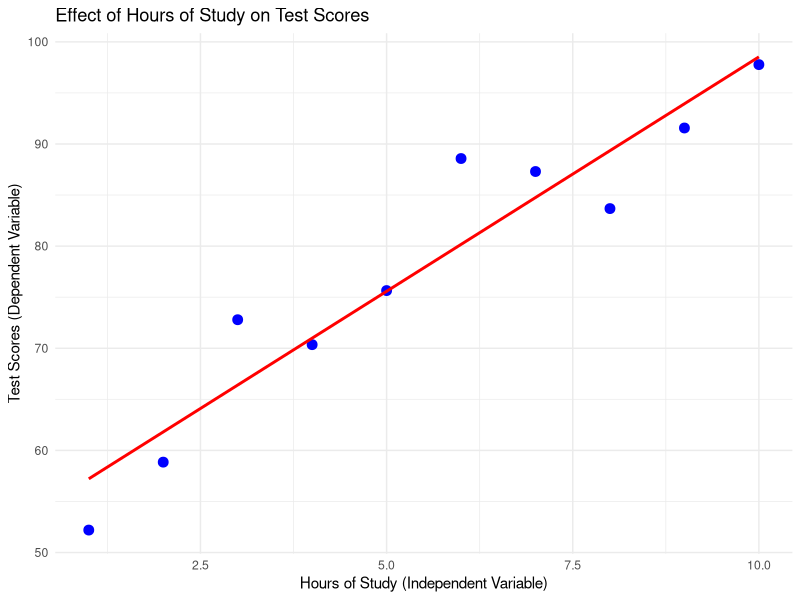
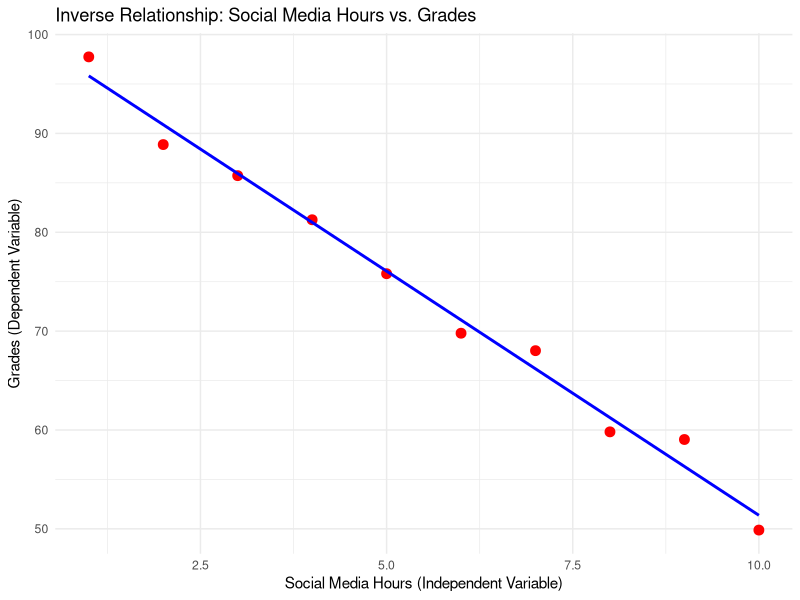
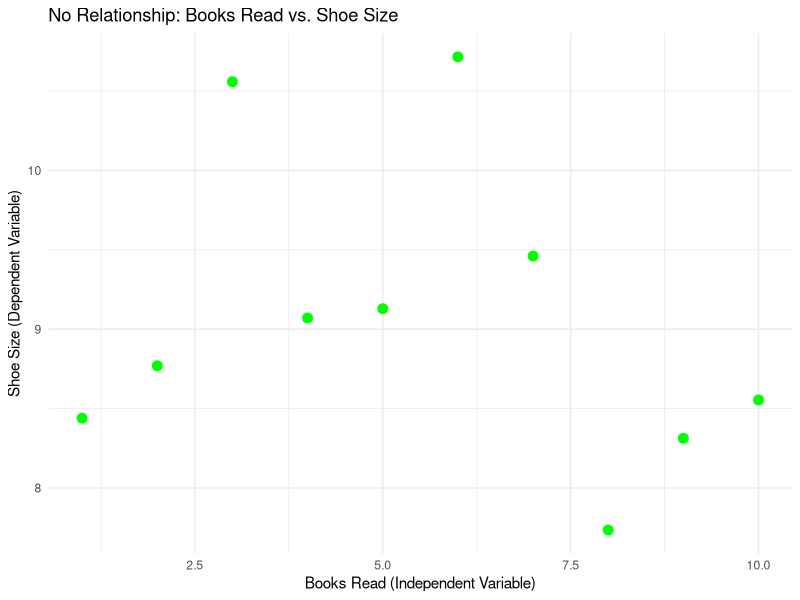
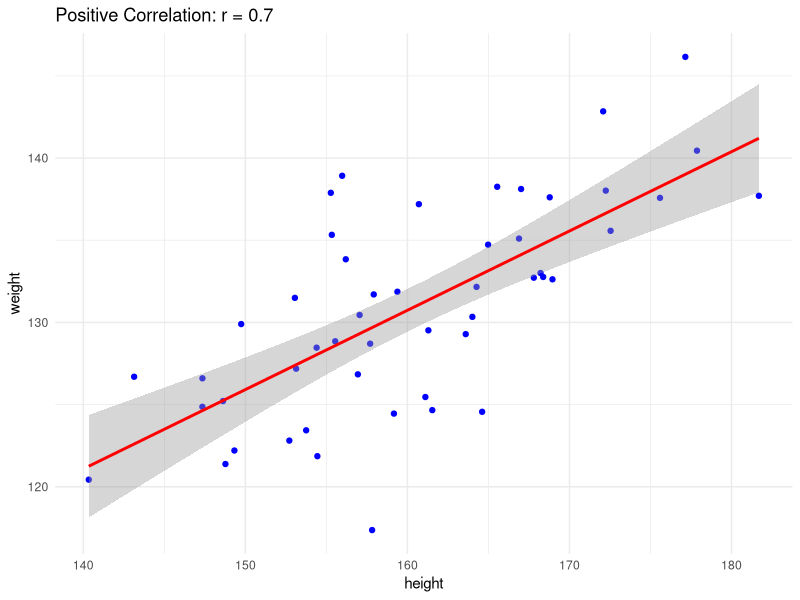
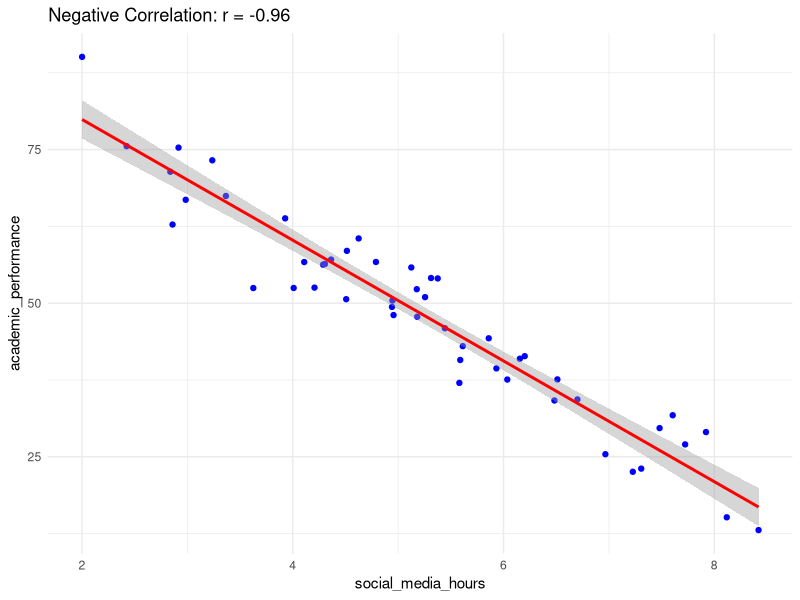
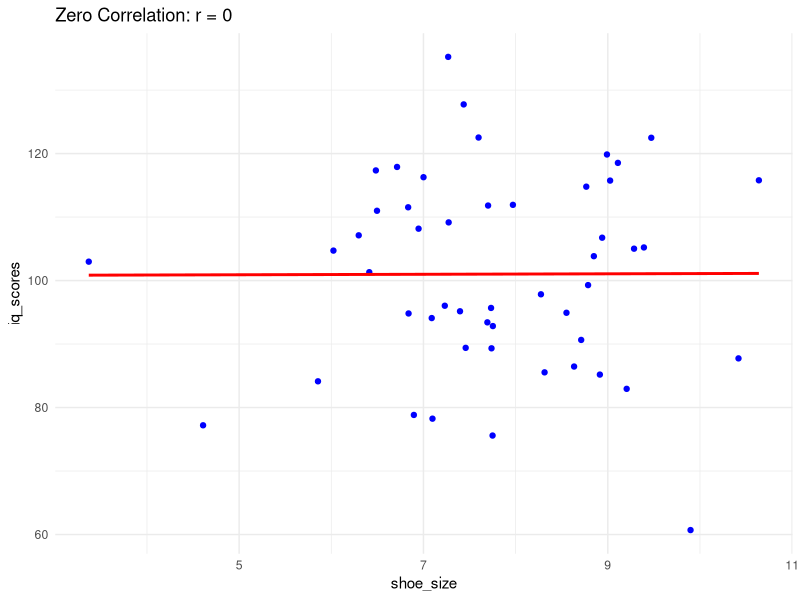
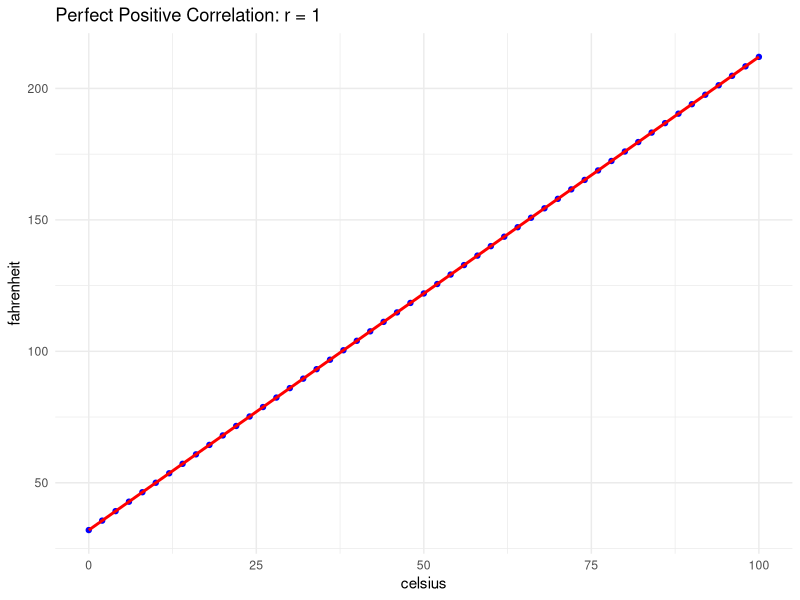
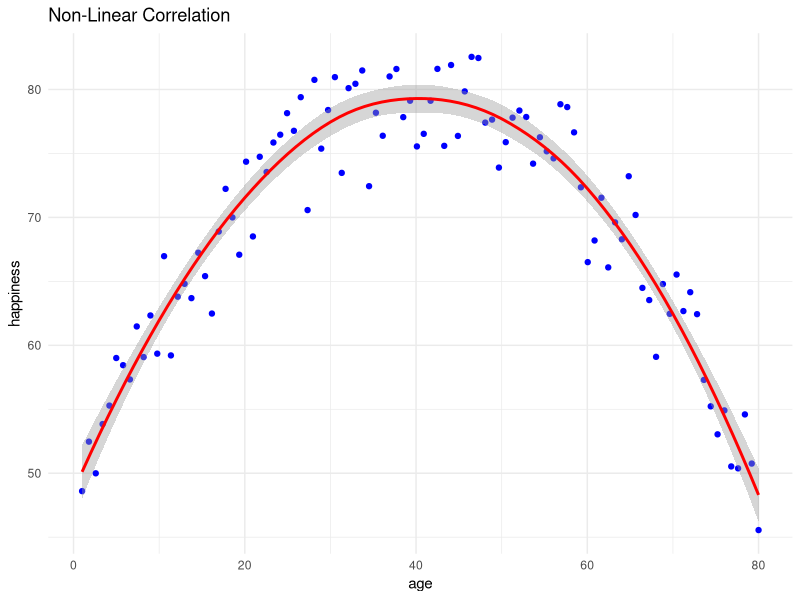

Source code (R) for these figures, in order:
## ---- chunk 1
# Simulate data
set.seed(123)
hours_of_study <- c(1, 2, 3, 4, 5, 6, 7, 8, 9, 10) # Independent Variable
test_scores <- 50 + 5 * hours_of_study + rnorm(10, mean = 0, sd = 5) # Dependent Variable

# Combine into a data frame
data <- data.frame(Hours = hours_of_study, Scores = test_scores)

# Visualize the relationship
library(ggplot2)

ggplot(data, aes(x = Hours, y = Scores)) +
  geom_point(color = "blue", size = 3) +
  geom_smooth(method = "lm", se = FALSE, color = "red") +
  labs(
    title = "Effect of Hours of Study on Test Scores",
    x = "Hours of Study (Independent Variable)",
    y = "Test Scores (Dependent Variable)"
  ) +
  theme_minimal()

## ---- chunk 2
# Simulate data
set.seed(42)
social_media_hours <- seq(1, 10, by = 1)  # Independent Variable
grades <- 100 - 5 * social_media_hours + rnorm(10, mean = 0, sd = 2)  # Dependent Variable

# Combine into a data frame
inverse_data <- data.frame(SocialMediaHours = social_media_hours, Grades = grades)

# Visualize the inverse relationship
library(ggplot2)

ggplot(inverse_data, aes(x = SocialMediaHours, y = Grades)) +
  geom_point(color = "red", size = 3) +
  geom_smooth(method = "lm", se = FALSE, color = "blue") +
  labs(
    title = "Inverse Relationship: Social Media Hours vs. Grades",
    x = "Social Media Hours (Independent Variable)",
    y = "Grades (Dependent Variable)"
  ) +
  theme_minimal()

## ---- chunk 3
# Simulate data
set.seed(123)
books_read <- seq(1, 10, by = 1)  # Independent Variable
shoe_size <- rnorm(10, mean = 9, sd = 1)  # Random data with no relation to books_read

# Combine into a data frame
no_relation_data <- data.frame(BooksRead = books_read, ShoeSize = shoe_size)

# Visualize the no-relation scenario
ggplot(no_relation_data, aes(x = BooksRead, y = ShoeSize)) +
  geom_point(color = "green", size = 3) +
  labs(
    title = "No Relationship: Books Read vs. Shoe Size",
    x = "Books Read (Independent Variable)",
    y = "Shoe Size (Dependent Variable)"
  ) +
  theme_minimal()

## ---- chunk 4
# Simulated data: Test scores of students
set.seed(123)
test_scores <- rnorm(30, mean = 72, sd = 5)

# Perform a one-sample t-test
t_test_result <- t.test(test_scores, mu = 70)

# Print the result
print(t_test_result)

## ---- chunk 5
# Simulated data
set.seed(456)
group_A <- rnorm(30, mean = 75, sd = 5)  # Tutored group
group_B <- rnorm(30, mean = 70, sd = 5)  # Non-tutored group

# Perform a two-sample t-test
two_sample_test <- t.test(group_A, group_B, alternative = "two.sided")

# Print the result
print(two_sample_test)

## ---- chunk 6
# Simulated data
gender <- c("Male", "Male", "Female", "Female", "Male", "Female", "Male", "Female")
beverage <- c("Tea", "Coffee", "Tea", "Coffee", "Coffee", "Tea", "Coffee", "Tea")

# Create a contingency table
table_data <- table(gender, beverage)

# Perform a chi-square test
chi_sq_test <- chisq.test(table_data)

# Print the result
print(chi_sq_test)

## ---- chunk 7
# Simulated data
set.seed(789)
fertilizer <- factor(rep(c("Fert1", "Fert2", "Fert3"), each = 10))
yield <- c(rnorm(10, mean = 50, sd = 5), rnorm(10, mean = 55, sd = 5), rnorm(10, mean = 60, sd = 5))

# Perform ANOVA
anova_result <- aov(yield ~ fertilizer)
summary(anova_result)

## ---- chunk 8
# Simulated data
set.seed(101)
hours_studied <- rnorm(50, mean = 5, sd = 2)
test_scores <- hours_studied * 10 + rnorm(50, mean = 50, sd = 10)

# Perform correlation test
cor_test <- cor.test(hours_studied, test_scores)

# Print the result
print(cor_test)

## ---- chunk 9
# Simulated data
set.seed(123)
height <- rnorm(50, mean = 160, sd = 10)  # Heights in cm
weight <- height * 0.5 + rnorm(50, mean = 50, sd = 5)  # Weights in kg

# Calculate correlation
correlation_positive <- cor(height, weight)

# Visualization
library(ggplot2)
ggplot(data.frame(height, weight), aes(x = height, y = weight)) +
  geom_point(color = "blue") +
  geom_smooth(method = "lm", color = "red") +
  ggtitle(paste("Positive Correlation: r =", round(correlation_positive, 2))) +
  theme_minimal()

## ---- chunk 10
# Simulated data
set.seed(456)
social_media_hours <- rnorm(50, mean = 5, sd = 1.5)
academic_performance <- 100 - (social_media_hours * 10) + rnorm(50, mean = 0, sd = 5)

# Calculate correlation
correlation_negative <- cor(social_media_hours, academic_performance)

# Visualization
ggplot(data.frame(social_media_hours, academic_performance), aes(x = social_media_hours, y = academic_performance)) +
  geom_point(color = "blue") +
  geom_smooth(method = "lm", color = "red") +
  ggtitle(paste("Negative Correlation: r =", round(correlation_negative, 2))) +
  theme_minimal()

## ---- chunk 11
# Simulated data
set.seed(789)
shoe_size <- rnorm(50, mean = 8, sd = 1.5)
iq_scores <- rnorm(50, mean = 100, sd = 15)

# Calculate correlation
correlation_zero <- cor(shoe_size, iq_scores)

# Visualization
ggplot(data.frame(shoe_size, iq_scores), aes(x = shoe_size, y = iq_scores)) +
  geom_point(color = "blue") +
  geom_smooth(method = "lm", color = "red", se = FALSE) +
  ggtitle(paste("Zero Correlation: r =", round(correlation_zero, 2))) +
  theme_minimal()

## ---- chunk 12
# Simulated data
celsius <- seq(0, 100, by = 2)
fahrenheit <- celsius * 1.8 + 32

# Calculate correlation
correlation_perfect_positive <- cor(celsius, fahrenheit)

# Visualization
ggplot(data.frame(celsius, fahrenheit), aes(x = celsius, y = fahrenheit)) +
  geom_point(color = "blue") +
  geom_smooth(method = "lm", color = "red", se = FALSE) +
  ggtitle(paste("Perfect Positive Correlation: r =", round(correlation_perfect_positive, 2))) +
  theme_minimal()

## ---- chunk 13
# Simulated data
set.seed(101)
age <- seq(1, 80, length.out = 100)
happiness <- -0.02 * (age - 40)^2 + 80 + rnorm(100, sd = 3)

# Visualization
ggplot(data.frame(age, happiness), aes(x = age, y = happiness)) +
  geom_point(color = "blue") +
  geom_smooth(method = "loess", color = "red") +
  ggtitle("Non-Linear Correlation") +
  theme_minimal()

## ---- chunk 14
# Simulated data
study_hours <- seq(1, 10, length.out = 50)
leisure_hours <- 20 - study_hours

# Calculate correlation
correlation_perfect_negative <- cor(study_hours, leisure_hours)

# Visualization
ggplot(data.frame(study_hours, leisure_hours), aes(x = study_hours, y = leisure_hours)) +
  geom_point(color = "blue") +
  geom_smooth(method = "lm", color = "red", se = FALSE) +
  ggtitle(paste("Perfect Negative Correlation: r =", round(correlation_perfect_negative, 2))) +
  theme_minimal()

## ---- chunk 15
# Simulated data
set.seed(123)
hours_studied <- rnorm(100, mean = 5, sd = 2)
test_score <- 50 + 10 * hours_studied + rnorm(100, mean = 0, sd = 5)

# Data preparation
data_simple <- data.frame(hours_studied, test_score)

# Fit Simple Linear Regression
model_simple <- lm(test_score ~ hours_studied, data = data_simple)

# Summary of the model
summary(model_simple)

# Visualization
library(ggplot2)
ggplot(data_simple, aes(x = hours_studied, y = test_score)) +
  geom_point() +
  geom_smooth(method = "lm", color = "blue") +
  ggtitle("Simple Linear Regression: Hours Studied vs Test Score")

## ---- chunk 16
# Simulated data
set.seed(456)
square_footage <- rnorm(100, mean = 1500, sd = 300)
bedrooms <- sample(2:5, 100, replace = TRUE)
house_price <- 50000 + 100 * square_footage + 10000 * bedrooms + rnorm(100, mean = 0, sd = 20000)

# Data preparation
data_multiple <- data.frame(square_footage, bedrooms, house_price)

# Fit Multiple Linear Regression
model_multiple <- lm(house_price ~ square_footage + bedrooms, data = data_multiple)

# Summary of the model
summary(model_multiple)

# Visualization
ggplot(data_multiple, aes(x = square_footage, y = house_price, color = as.factor(bedrooms))) +
  geom_point() +
  geom_smooth(method = "lm", aes(group = bedrooms), se = FALSE) +
  ggtitle("Multiple Linear Regression: House Price vs Square Footage & Bedrooms")

## ---- chunk 17
# Simulated data
set.seed(303)
time <- 1:100
promotions <- sample(0:1, 100, replace = TRUE)
sales <- 50 + 2 * time + 10 * promotions + rnorm(100, mean = 0, sd = 5)

# Data preparation
data_time <- data.frame(time, promotions, sales)

# Fit Time Series Regression
model_time <- lm(sales ~ time + promotions, data = data_time)

# Summary of the model
summary(model_time)

# Visualization
ggplot(data_time, aes(x = time, y = sales)) +
  geom_point() +
  geom_line(aes(y = predict(model_time)), color = "blue") +
  facet_wrap(~promotions, scales = "free", ncol = 1) +
  ggtitle("Time Series Regression: Sales Over Time")

